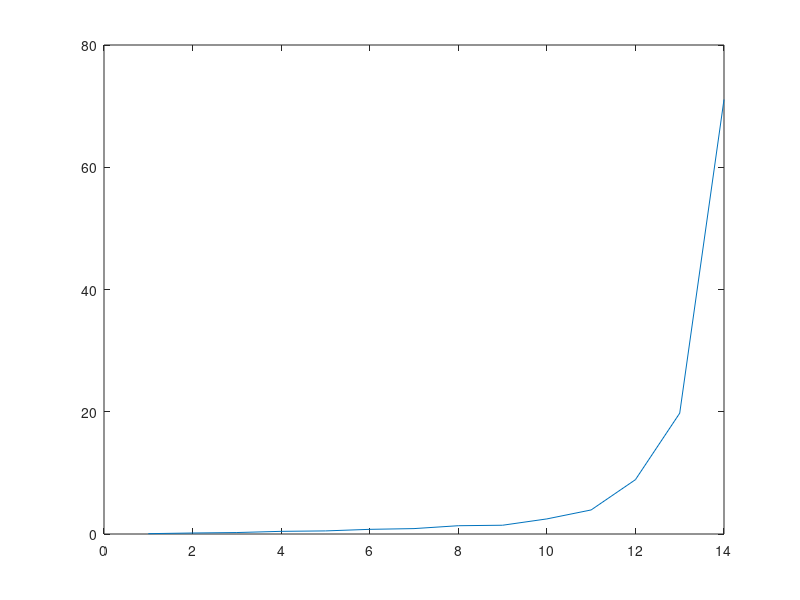

Write the MATLAB code that produced this figure. (Note: this script raises an error after producing the figure.)
clear; close all; clc;

dim_x = 2;
dim_u = 1;

ph = 0.1; % discrete time



%% original system generate data ==========================================

% xiA1 = [ 1; sin(x1)/x1 ];
EA1 = [1, ph; 2*ph, 0];
dim_xiA1 = 2;
% x1A2 = [1; x1; x1^2];
EA2 = [2*ph, 0, 0; 1-ph, 0, ph];
dim_xiA2 = 3;
dim_xiA = dim_xiA1+dim_xiA2;
% xiB1 = [1; abs(x1); abs(x2); exp(x1); exp(x2)];
EB1 = [ph, 0, ph, 0, 0; 0, 0, 0, ph, 0];
dim_xiB1 = 5;
dim_xiB = dim_xiB1;



trajt = 10;
n_s = 13;

euin = 1.3;  % bound of input
edis = 0.0064;  % bound of output noise

U0 = []; X0 = [];
X1 = []; D0 = [];
Dstate0 = zeros(dim_x, n_s, trajt); 
Dstate1 = Dstate0; 
Dinput0 = zeros(dim_u, n_s, trajt);
Ddistr0 = Dstate0;

for ij = 1:trajt
    us = (rand(dim_u, n_s)-0.5)*2* euin;
    xs = zeros(dim_x, n_s+1); xs(:,1) = 0.05*randn(2,1);
    ds = (rand(dim_x, n_s)-0.5)*2* edis;
    
    XIA = zeros(dim_xiA, n_s);
    XIB = zeros(dim_xiB, n_s);
    for it = 1:n_s
        Ax = [ 1+ph*sin(xs(1,it))/xs(1,it), ph*2; ph*2, 1-ph+ph*xs(1,it)^2];
        Bx = [ ph*(1+abs(xs(2,it))); ph*exp(xs(1,it)) ];
        xs(:,it+1) = Ax*xs(:,it) + Bx*us(:,it) + ds(:,it);
        
        x1t = xs(1,it); x2t = xs(2,it);
        xiA1 = [ 1; sin(x1t)/x1t ]; xiA2 = [ 1; x1t; x1t^2 ];
        XIA(:,it) = blkdiag(xiA1, xiA2)*xs(:,it);
        
        xiB1 = [1; abs(x1t); abs(x2t); exp(x1t); exp(x2t)];
        XIB(:,it) = xiB1*us(:,it);
    end
    X0 = [X0, XIA];
    U0 = [U0, XIB];
    X1 = [X1, xs(:,2:n_s+1)];
    D0 = [D0, ds(:,1:n_s)];
    Dstate0(:,:,ij) = xs(:,1:n_s);
    Dstate1(:,:,ij) = xs(:,2:n_s+1);
    Dinput0(:,:,ij) = us;
    Ddistr0(:,:,ij) = ds;
end

DATATEST = [EA1, EA2]*X0 +EB1*U0 + D0 - X1;
figure(1)
plot(xs(2,:));
% figure(2)
% plot(DATATEST(2,:));


dataA = [X0; U0]*[X0; U0]';
dataB = -X1*[X0; U0]';
% dataC = X1*X1'- edis^2*dim_x*length(D0);

THETAnoise = roundUpSignificant(max(svd(D0*D0')), 2);
disp("THETAnoise eig is " + THETAnoise);

dataC = X1*X1'- THETAnoise*eye(dim_x);

disp("min eig is " + min(eig(dataA)));





%% data from previous experiment ==========================================
load("Mdata/data_stabilization_09.mat");




%% data based controllers =================================================
close;

% set the domain: |x| <= rx
rx = 0.92; 

% XIA
xiA11 = 1;
xiA21_u = 1; xiA21_l = sin(rx)/rx;
xiA12 = 1;
xiA22_u = rx; xiA22_l = -rx;
xiA32_u = rx^2; xiA32_l = 0;
% XIB
xiB11 = 1;
xiB21_u = rx; xiB21_l = 0;
xiB31_u = rx; xiB31_l = 0;
xiB41_u = exp(rx); xiB41_l = exp(-rx);
xiB51_u = exp(rx); xiB51_l = exp(-rx);

% the set of barQ
barQ = funcBarQ(xiA11, xiA21_u,... 
                xiA21_l, xiA12, xiA22_u, xiA22_l, xiA32_u, xiA32_l,... 
                xiB11, xiB21_u, xiB21_l, xiB31_u, xiB31_l, xiB41_u, xiB41_l, xiB51_u, xiB51_l);




% solve sdp LMI
cvx_begin sdp % quiet
    variable epGa semidefinite;
    variable lyGa(dim_x,dim_x) semidefinite;
    variable kY(dim_u,dim_x);
    variable mu_l nonnegative;
    variable mu_u nonnegative;
    
    % epigraph form of  lambda_max(lyGa) - lambda_min(lyGa) - 0.1*epGa,
    % with mu_l <= lambda_min(lyGa) and mu_u >= lambda_max(lyGa)
    minimize( mu_u - mu_l - 0.1*epGa );

    subject to   
        for iv = 1:length(barQ)
            blockS = [ -lyGa-dataC,   zeros(dim_x),          dataB;
                       zeros(dim_x), -lyGa+epGa*eye(dim_x), -[lyGa;kY]'*barQ{iv}'; 
                       dataB',       -barQ{iv}*[lyGa;kY],   -dataA ];
            blockS <= 0;
        end
        epGa >= 0.00001; %0.00001;
        lyGa >= 0.0001 * eye(dim_x);
        lyGa >= mu_l * eye(dim_x);
        lyGa <= mu_u * eye(dim_x);
        
cvx_end

vK = kY/lyGa;

% region of attraction
roac = sqrt( maxEig(lyGa)*minEig(lyGa) / ( maxEig(lyGa)^2 - epGa*minEig(lyGa) ) );
roa  = min( 1, roac ) * rx;
disp("radius of ROA is " + roa);


% robustness parameters of (58): gammaAcl, bar gammaAcl, delta_x0, delta_w
rbst = funcRobustPara( rx, 0.01, 0.01*pi, [EA1, EA2], EB1, vK, barQ, ...
                       dataA, dataB, dataC, lyGa, epGa );






%% phase portrait =========================================================
xrr = 2; dx = xrr/10;
xbis = 0.8; ybis = -0.8; 
xleft = -xrr-xbis; xright = xrr-xbis;
yleft = -xrr-ybis; yright = xrr-ybis;
[x1, x2] = meshgrid(xleft:dx:xright, yleft:dx:yright);

Px1 = x1 + ph*sin(x1) + ph*2*x2 + ph*(1+abs(x2)).*(vK(1)*x1+vK(2)*x2) - x1;
Px2 = ph*2*x1 + (1-ph+ph*x1.^2).*x2 + ph*exp(x1).*(vK(1)*x1+vK(2)*x2) - x2;

figure('color', [1 1 1]);
set(gcf, 'Position', [100, 100, 400, 380], 'Renderer', 'Painters');

fill(cos(0:0.01*pi:2*pi)*roa, sin(0:0.01*pi:2*pi)*roa, 'r', 'FaceAlpha', 0.3, 'EdgeColor', 'none'); 

hold on;

quiver(x1, x2 ,Px1 ,Px2, 4); 

xlabel('$x_1$', 'Fontname', 'Times New Roman', 'Interpreter', 'latex', 'FontSize', 12);
ylabel('$x_2$', 'Fontname', 'Times New Roman', 'Interpreter', 'latex', 'FontSize', 12);
axis equal;
axis([xleft xright yleft yright]);
set(gca,'fontsize',12,'fontname','Times');

legend('$\mathcal{B}_{\bar{r}_0}$', ...
       '$(x_1^{+}\!\!-\!x_1 , x_2^{+}\!\!-\!x_2)$', ...
       'Fontname', 'Times New Roman', 'Interpreter', 'latex', 'FontSize', 12);




   

%% controller implementation ==============================================
ed = 0.1;
tn = 300; timeS = 0:1:tn;
xt = zeros(dim_x,tn+1); 
xt(:,1) = [-0.4, -0.4];
% disp("initial value is " + xt(1,1) + ", " + xt(2,1));
for ik  = 1:tn
    dt = (rand(dim_x,1)-0.5)*2*ed;
     
    Ax = [ 1+ph*sin(xt(1,ik))/xt(1,ik), ph*2; ph*2, 1-ph+ph*xt(1,ik)^2];
    Bx = [ ph*(1+abs(xt(2,ik))); ph*exp(xt(1,ik)) ];
    
    ut = vK*xt(:,ik);
    xt(:,ik+1) = Ax*xt(:,ik) + Bx*ut + dt;
end

figure('color', [1 1 1]);
set(gcf, 'Position', [100, 100, 500, 200]);
subplot(2,1,1);
plot(timeS, xt(1,:), 'K', 'LineWidth', 1); grid on;
ylabel('$x_1$', 'Fontname', 'Times New Roman','Interpreter', 'latex','FontSize',12);
set(gca,'fontsize',12,'fontname','Times');
set(gca,'position',[0.11 0.67 0.86 0.30]);
subplot(2,1,2);
plot(timeS, xt(2,:), 'K', 'LineWidth', 1); grid on;
set(gca,'fontsize',12,'fontname','Times');
xlabel('steps', 'Fontname', 'Times New Roman','FontSize',12);
ylabel('$x_2$', 'Fontname', 'Times New Roman','Interpreter', 'latex','FontSize',12);
set(gca,'position',[0.11 0.24 0.86 0.30]);









%% robustness parameters ==================================================
% Computes the quantities of (58) and Remark 1 by sampling x over B_r:
%   gAcl    : gamma_{Acl}    = max_{x in B_r} || A(x) + B(x)K ||      (58d)
%   gBarMat : bar gamma_{Acl} with max || [XiA(x); XiB(x)K] ||, i.e. the induced
%             norm of the map, since A(x)+B(x)K = [EA EB]*[XiA(x); XiB(x)K]
%   gBarVtx : max_{Q in barQ} || Q*[I; K] ||, a sampling-free upper bound of gBarMat
%             ([XiA(x); XiB(x)K] = Q(x)*[I; K] is linear in Q(x), the spectral norm
%             is convex, and Q(x) lies in conv(barQ) by (49)). Reported for reference
%             only: barQ over-approximates Q, so this value is valid but loose.
%   dx0     : delta_x0 of (58b)
%   dw      : delta_w of (58c), evaluated at gAcl
%   dwB     : delta_w of (58c), evaluated at gBarMat
function res = funcRobustPara( rx, dr, dth, EA, EB, vK, barQ, ...
                               dataA, dataB, dataC, lyGa, epGa )
% data-computable constant || Zc || + || Q^{1/2} || || A^{-1/2} ||  of (44b)
EA_EB = [EA, EB];
Zc = -dataB/dataA;
Qc = dataB/dataA*dataB' - dataC; Qc = (Qc+Qc')/2;
cst = norm(Zc) + sqrt(max(eig(Qc))) / sqrt(min(eig(dataA)));

gAcl = 0; gMat = 0;
for rs = dr:dr:rx
    for ts = 0:dth:2*pi-dth
        x1t = rs*cos(ts); x2t = rs*sin(ts);
        if abs(x1t) < 1e-12, sc1 = 1; else, sc1 = sin(x1t)/x1t; end
        XiA = blkdiag( [1; sc1], [1; x1t; x1t^2] );
        XiB = [1; abs(x1t); abs(x2t); exp(x1t); exp(x2t)];
        Acl = EA*XiA + EB*XiB*vK;
        gAcl = max( gAcl, norm(Acl) );
        gMat = max( gMat, norm( [XiA; XiB*vK] ) );
    end
end

% vertex bound over barQ, no sampling involved
IK = [eye(size(vK,2)); vK];
gVtx = 0;
for iv = 1:length(barQ)
    gVtx = max( gVtx, norm( barQ{iv}*IK ) );
end

lmax = max(eig(lyGa)); lmin = min(eig(lyGa));
dx0  = ( 2*lmax^2 - epGa*lmin ) / ( 2*lmin*lmax );
dwf  = @(g) ( 4*g^2*lmax^5 + 2*epGa*lmin*lmax^3 ) / ( epGa^2*lmin^3 );

res = struct( 'gAcl', gAcl, 'gBarMat', cst*gMat, 'gBarVtx', cst*gVtx, ...
              'cst', cst, ...
              'dx0', dx0, 'dw', dwf(gAcl), 'dwB', dwf(cst*gMat) );

disp("norm of [EA EB] is " + norm(EA_EB) + ", data-driven constant is " + res.cst);
disp("gamma_Acl is " + res.gAcl);
disp("bar gamma_Acl (sampled, induced norm) is " + res.gBarMat);
disp("bar gamma_Acl (vertices of barQ, loose) is " + res.gBarVtx);
disp("delta_x0 is " + res.dx0);
disp("delta_w is " + res.dw + " with gamma_Acl, " + res.dwB + " with bar gamma_Acl");
end




%% useful fuction =========================================================
function e_max = maxEig( MatrixSym )
    e_max = max(eig(MatrixSym));
end

function e_min = minEig( MatrixSym )
    e_min = min(eig(MatrixSym));
end

function y = roundUpSignificant(x, n)
    magnitude = 10.^floor(log10(abs(x)) - n + 1);
    y = ceil(x ./ magnitude) .* magnitude;
    y(x == 0) = 0; 
end

function BarQ = funcBarQ(xiA11, xiA21_u,... 
                         xiA21_l, xiA12, xiA22_u, xiA22_l, xiA32_u, xiA32_l,... 
                         xiB11, xiB21_u, xiB21_l, xiB31_u, xiB31_l, xiB41_u, xiB41_l, xiB51_u, xiB51_l)
BarQ = {
    blkdiag( [xiA11; xiA21_u], [xiA12; xiA22_u; xiA32_u], [xiB11; xiB21_u; xiB31_u; xiB41_u; xiB51_u] );
    blkdiag( [xiA11; xiA21_l], [xiA12; xiA22_u; xiA32_u], [xiB11; xiB21_u; xiB31_u; xiB41_u; xiB51_u] );
    blkdiag( [xiA11; xiA21_u], [xiA12; xiA22_l; xiA32_u], [xiB11; xiB21_u; xiB31_u; xiB41_u; xiB51_u] );
    blkdiag( [xiA11; xiA21_l], [xiA12; xiA22_l; xiA32_u], [xiB11; xiB21_u; xiB31_u; xiB41_u; xiB51_u] );
    blkdiag( [xiA11; xiA21_u], [xiA12; xiA22_u; xiA32_l], [xiB11; xiB21_u; xiB31_u; xiB41_u; xiB51_u] );
    blkdiag( [xiA11; xiA21_l], [xiA12; xiA22_u; xiA32_l], [xiB11; xiB21_u; xiB31_u; xiB41_u; xiB51_u] );
    blkdiag( [xiA11; xiA21_u], [xiA12; xiA22_l; xiA32_l], [xiB11; xiB21_u; xiB31_u; xiB41_u; xiB51_u] );
    blkdiag( [xiA11; xiA21_l], [xiA12; xiA22_l; xiA32_l], [xiB11; xiB21_u; xiB31_u; xiB41_u; xiB51_u] );
    blkdiag( [xiA11; xiA21_u], [xiA12; xiA22_u; xiA32_u], [xiB11; xiB21_l; xiB31_u; xiB41_u; xiB51_u] );
    blkdiag( [xiA11; xiA21_l], [xiA12; xiA22_u; xiA32_u], [xiB11; xiB21_l; xiB31_u; xiB41_u; xiB51_u] );
    blkdiag( [xiA11; xiA21_u], [xiA12; xiA22_l; xiA32_u], [xiB11; xiB21_l; xiB31_u; xiB41_u; xiB51_u] );
    blkdiag( [xiA11; xiA21_l], [xiA12; xiA22_l; xiA32_u], [xiB11; xiB21_l; xiB31_u; xiB41_u; xiB51_u] );
    blkdiag( [xiA11; xiA21_u], [xiA12; xiA22_u; xiA32_l], [xiB11; xiB21_l; xiB31_u; xiB41_u; xiB51_u] );
    blkdiag( [xiA11; xiA21_l], [xiA12; xiA22_u; xiA32_l], [xiB11; xiB21_l; xiB31_u; xiB41_u; xiB51_u] );
    blkdiag( [xiA11; xiA21_u], [xiA12; xiA22_l; xiA32_l], [xiB11; xiB21_l; xiB31_u; xiB41_u; xiB51_u] );
    blkdiag( [xiA11; xiA21_l], [xiA12; xiA22_l; xiA32_l], [xiB11; xiB21_l; xiB31_u; xiB41_u; xiB51_u] );
    blkdiag( [xiA11; xiA21_u], [xiA12; xiA22_u; xiA32_u], [xiB11; xiB21_u; xiB31_l; xiB41_u; xiB51_u] );
    blkdiag( [xiA11; xiA21_l], [xiA12; xiA22_u; xiA32_u], [xiB11; xiB21_u; xiB31_l; xiB41_u; xiB51_u] );
    blkdiag( [xiA11; xiA21_u], [xiA12; xiA22_l; xiA32_u], [xiB11; xiB21_u; xiB31_l; xiB41_u; xiB51_u] );
    blkdiag( [xiA11; xiA21_l], [xiA12; xiA22_l; xiA32_u], [xiB11; xiB21_u; xiB31_l; xiB41_u; xiB51_u] );
    blkdiag( [xiA11; xiA21_u], [xiA12; xiA22_u; xiA32_l], [xiB11; xiB21_u; xiB31_l; xiB41_u; xiB51_u] );
    blkdiag( [xiA11; xiA21_l], [xiA12; xiA22_u; xiA32_l], [xiB11; xiB21_u; xiB31_l; xiB41_u; xiB51_u] );
    blkdiag( [xiA11; xiA21_u], [xiA12; xiA22_l; xiA32_l], [xiB11; xiB21_u; xiB31_l; xiB41_u; xiB51_u] );
    blkdiag( [xiA11; xiA21_l], [xiA12; xiA22_l; xiA32_l], [xiB11; xiB21_u; xiB31_l; xiB41_u; xiB51_u] );
    blkdiag( [xiA11; xiA21_u], [xiA12; xiA22_u; xiA32_u], [xiB11; xiB21_l; xiB31_l; xiB41_u; xiB51_u] );
    blkdiag( [xiA11; xiA21_l], [xiA12; xiA22_u; xiA32_u], [xiB11; xiB21_l; xiB31_l; xiB41_u; xiB51_u] );
    blkdiag( [xiA11; xiA21_u], [xiA12; xiA22_l; xiA32_u], [xiB11; xiB21_l; xiB31_l; xiB41_u; xiB51_u] );
    blkdiag( [xiA11; xiA21_l], [xiA12; xiA22_l; xiA32_u], [xiB11; xiB21_l; xiB31_l; xiB41_u; xiB51_u] );
    blkdiag( [xiA11; xiA21_u], [xiA12; xiA22_u; xiA32_l], [xiB11; xiB21_l; xiB31_l; xiB41_u; xiB51_u] );
    blkdiag( [xiA11; xiA21_l], [xiA12; xiA22_u; xiA32_l], [xiB11; xiB21_l; xiB31_l; xiB41_u; xiB51_u] );
    blkdiag( [xiA11; xiA21_u], [xiA12; xiA22_l; xiA32_l], [xiB11; xiB21_l; xiB31_l; xiB41_u; xiB51_u] );
    blkdiag( [xiA11; xiA21_l], [xiA12; xiA22_l; xiA32_l], [xiB11; xiB21_l; xiB31_l; xiB41_u; xiB51_u] );
    blkdiag( [xiA11; xiA21_u], [xiA12; xiA22_u; xiA32_u], [xiB11; xiB21_u; xiB31_u; xiB41_l; xiB51_u] );
    blkdiag( [xiA11; xiA21_l], [xiA12; xiA22_u; xiA32_u], [xiB11; xiB21_u; xiB31_u; xiB41_l; xiB51_u] );
    blkdiag( [xiA11; xiA21_u], [xiA12; xiA22_l; xiA32_u], [xiB11; xiB21_u; xiB31_u; xiB41_l; xiB51_u] );
    blkdiag( [xiA11; xiA21_l], [xiA12; xiA22_l; xiA32_u], [xiB11; xiB21_u; xiB31_u; xiB41_l; xiB51_u] );
    blkdiag( [xiA11; xiA21_u], [xiA12; xiA22_u; xiA32_l], [xiB11; xiB21_u; xiB31_u; xiB41_l; xiB51_u] );
    blkdiag( [xiA11; xiA21_l], [xiA12; xiA22_u; xiA32_l], [xiB11; xiB21_u; xiB31_u; xiB41_l; xiB51_u] );
    blkdiag( [xiA11; xiA21_u], [xiA12; xiA22_l; xiA32_l], [xiB11; xiB21_u; xiB31_u; xiB41_l; xiB51_u] );
    blkdiag( [xiA11; xiA21_l], [xiA12; xiA22_l; xiA32_l], [xiB11; xiB21_u; xiB31_u; xiB41_l; xiB51_u] );
    blkdiag( [xiA11; xiA21_u], [xiA12; xiA22_u; xiA32_u], [xiB11; xiB21_l; xiB31_u; xiB41_l; xiB51_u] );
    blkdiag( [xiA11; xiA21_l], [xiA12; xiA22_u; xiA32_u], [xiB11; xiB21_l; xiB31_u; xiB41_l; xiB51_u] );
    blkdiag( [xiA11; xiA21_u], [xiA12; xiA22_l; xiA32_u], [xiB11; xiB21_l; xiB31_u; xiB41_l; xiB51_u] );
    blkdiag( [xiA11; xiA21_l], [xiA12; xiA22_l; xiA32_u], [xiB11; xiB21_l; xiB31_u; xiB41_l; xiB51_u] );
    blkdiag( [xiA11; xiA21_u], [xiA12; xiA22_u; xiA32_l], [xiB11; xiB21_l; xiB31_u; xiB41_l; xiB51_u] );
    blkdiag( [xiA11; xiA21_l], [xiA12; xiA22_u; xiA32_l], [xiB11; xiB21_l; xiB31_u; xiB41_l; xiB51_u] );
    blkdiag( [xiA11; xiA21_u], [xiA12; xiA22_l; xiA32_l], [xiB11; xiB21_l; xiB31_u; xiB41_l; xiB51_u] );
    blkdiag( [xiA11; xiA21_l], [xiA12; xiA22_l; xiA32_l], [xiB11; xiB21_l; xiB31_u; xiB41_l; xiB51_u] );
    blkdiag( [xiA11; xiA21_u], [xiA12; xiA22_u; xiA32_u], [xiB11; xiB21_u; xiB31_l; xiB41_l; xiB51_u] );
    blkdiag( [xiA11; xiA21_l], [xiA12; xiA22_u; xiA32_u], [xiB11; xiB21_u; xiB31_l; xiB41_l; xiB51_u] );
    blkdiag( [xiA11; xiA21_u], [xiA12; xiA22_l; xiA32_u], [xiB11; xiB21_u; xiB31_l; xiB41_l; xiB51_u] );
    blkdiag( [xiA11; xiA21_l], [xiA12; xiA22_l; xiA32_u], [xiB11; xiB21_u; xiB31_l; xiB41_l; xiB51_u] );
    blkdiag( [xiA11; xiA21_u], [xiA12; xiA22_u; xiA32_l], [xiB11; xiB21_u; xiB31_l; xiB41_l; xiB51_u] );
    blkdiag( [xiA11; xiA21_l], [xiA12; xiA22_u; xiA32_l], [xiB11; xiB21_u; xiB31_l; xiB41_l; xiB51_u] );
    blkdiag( [xiA11; xiA21_u], [xiA12; xiA22_l; xiA32_l], [xiB11; xiB21_u; xiB31_l; xiB41_l; xiB51_u] );
    blkdiag( [xiA11; xiA21_l], [xiA12; xiA22_l; xiA32_l], [xiB11; xiB21_u; xiB31_l; xiB41_l; xiB51_u] );
    blkdiag( [xiA11; xiA21_u], [xiA12; xiA22_u; xiA32_u], [xiB11; xiB21_l; xiB31_l; xiB41_l; xiB51_u] );
    blkdiag( [xiA11; xiA21_l], [xiA12; xiA22_u; xiA32_u], [xiB11; xiB21_l; xiB31_l; xiB41_l; xiB51_u] );
    blkdiag( [xiA11; xiA21_u], [xiA12; xiA22_l; xiA32_u], [xiB11; xiB21_l; xiB31_l; xiB41_l; xiB51_u] );
    blkdiag( [xiA11; xiA21_l], [xiA12; xiA22_l; xiA32_u], [xiB11; xiB21_l; xiB31_l; xiB41_l; xiB51_u] );
    blkdiag( [xiA11; xiA21_u], [xiA12; xiA22_u; xiA32_l], [xiB11; xiB21_l; xiB31_l; xiB41_l; xiB51_u] );
    blkdiag( [xiA11; xiA21_l], [xiA12; xiA22_u; xiA32_l], [xiB11; xiB21_l; xiB31_l; xiB41_l; xiB51_u] );
    blkdiag( [xiA11; xiA21_u], [xiA12; xiA22_l; xiA32_l], [xiB11; xiB21_l; xiB31_l; xiB41_l; xiB51_u] );
    blkdiag( [xiA11; xiA21_l], [xiA12; xiA22_l; xiA32_l], [xiB11; xiB21_l; xiB31_l; xiB41_l; xiB51_u] );
    blkdiag( [xiA11; xiA21_u], [xiA12; xiA22_u; xiA32_u], [xiB11; xiB21_u; xiB31_u; xiB41_u; xiB51_l] );
    blkdiag( [xiA11; xiA21_l], [xiA12; xiA22_u; xiA32_u], [xiB11; xiB21_u; xiB31_u; xiB41_u; xiB51_l] );
    blkdiag( [xiA11; xiA21_u], [xiA12; xiA22_l; xiA32_u], [xiB11; xiB21_u; xiB31_u; xiB41_u; xiB51_l] );
    blkdiag( [xiA11; xiA21_l], [xiA12; xiA22_l; xiA32_u], [xiB11; xiB21_u; xiB31_u; xiB41_u; xiB51_l] );
    blkdiag( [xiA11; xiA21_u], [xiA12; xiA22_u; xiA32_l], [xiB11; xiB21_u; xiB31_u; xiB41_u; xiB51_l] );
    blkdiag( [xiA11; xiA21_l], [xiA12; xiA22_u; xiA32_l], [xiB11; xiB21_u; xiB31_u; xiB41_u; xiB51_l] );
    blkdiag( [xiA11; xiA21_u], [xiA12; xiA22_l; xiA32_l], [xiB11; xiB21_u; xiB31_u; xiB41_u; xiB51_l] );
    blkdiag( [xiA11; xiA21_l], [xiA12; xiA22_l; xiA32_l], [xiB11; xiB21_u; xiB31_u; xiB41_u; xiB51_l] );
    blkdiag( [xiA11; xiA21_u], [xiA12; xiA22_u; xiA32_u], [xiB11; xiB21_l; xiB31_u; xiB41_u; xiB51_l] );
    blkdiag( [xiA11; xiA21_l], [xiA12; xiA22_u; xiA32_u], [xiB11; xiB21_l; xiB31_u; xiB41_u; xiB51_l] );
    blkdiag( [xiA11; xiA21_u], [xiA12; xiA22_l; xiA32_u], [xiB11; xiB21_l; xiB31_u; xiB41_u; xiB51_l] );
    blkdiag( [xiA11; xiA21_l], [xiA12; xiA22_l; xiA32_u], [xiB11; xiB21_l; xiB31_u; xiB41_u; xiB51_l] );
    blkdiag( [xiA11; xiA21_u], [xiA12; xiA22_u; xiA32_l], [xiB11; xiB21_l; xiB31_u; xiB41_u; xiB51_l] );
    blkdiag( [xiA11; xiA21_l], [xiA12; xiA22_u; xiA32_l], [xiB11; xiB21_l; xiB31_u; xiB41_u; xiB51_l] );
    blkdiag( [xiA11; xiA21_u], [xiA12; xiA22_l; xiA32_l], [xiB11; xiB21_l; xiB31_u; xiB41_u; xiB51_l] );
    blkdiag( [xiA11; xiA21_l], [xiA12; xiA22_l; xiA32_l], [xiB11; xiB21_l; xiB31_u; xiB41_u; xiB51_l] );
    blkdiag( [xiA11; xiA21_u], [xiA12; xiA22_u; xiA32_u], [xiB11; xiB21_u; xiB31_l; xiB41_u; xiB51_l] );
    blkdiag( [xiA11; xiA21_l], [xiA12; xiA22_u; xiA32_u], [xiB11; xiB21_u; xiB31_l; xiB41_u; xiB51_l] );
    blkdiag( [xiA11; xiA21_u], [xiA12; xiA22_l; xiA32_u], [xiB11; xiB21_u; xiB31_l; xiB41_u; xiB51_l] );
    blkdiag( [xiA11; xiA21_l], [xiA12; xiA22_l; xiA32_u], [xiB11; xiB21_u; xiB31_l; xiB41_u; xiB51_l] );
    blkdiag( [xiA11; xiA21_u], [xiA12; xiA22_u; xiA32_l], [xiB11; xiB21_u; xiB31_l; xiB41_u; xiB51_l] );
    blkdiag( [xiA11; xiA21_l], [xiA12; xiA22_u; xiA32_l], [xiB11; xiB21_u; xiB31_l; xiB41_u; xiB51_l] );
    blkdiag( [xiA11; xiA21_u], [xiA12; xiA22_l; xiA32_l], [xiB11; xiB21_u; xiB31_l; xiB41_u; xiB51_l] );
    blkdiag( [xiA11; xiA21_l], [xiA12; xiA22_l; xiA32_l], [xiB11; xiB21_u; xiB31_l; xiB41_u; xiB51_l] );
    blkdiag( [xiA11; xiA21_u], [xiA12; xiA22_u; xiA32_u], [xiB11; xiB21_l; xiB31_l; xiB41_u; xiB51_l] );
    blkdiag( [xiA11; xiA21_l], [xiA12; xiA22_u; xiA32_u], [xiB11; xiB21_l; xiB31_l; xiB41_u; xiB51_l] );
    blkdiag( [xiA11; xiA21_u], [xiA12; xiA22_l; xiA32_u], [xiB11; xiB21_l; xiB31_l; xiB41_u; xiB51_l] );
    blkdiag( [xiA11; xiA21_l], [xiA12; xiA22_l; xiA32_u], [xiB11; xiB21_l; xiB31_l; xiB41_u; xiB51_l] );
    blkdiag( [xiA11; xiA21_u], [xiA12; xiA22_u; xiA32_l], [xiB11; xiB21_l; xiB31_l; xiB41_u; xiB51_l] );
    blkdiag( [xiA11; xiA21_l], [xiA12; xiA22_u; xiA32_l], [xiB11; xiB21_l; xiB31_l; xiB41_u; xiB51_l] );
    blkdiag( [xiA11; xiA21_u], [xiA12; xiA22_l; xiA32_l], [xiB11; xiB21_l; xiB31_l; xiB41_u; xiB51_l] );
    blkdiag( [xiA11; xiA21_l], [xiA12; xiA22_l; xiA32_l], [xiB11; xiB21_l; xiB31_l; xiB41_u; xiB51_l] );
    blkdiag( [xiA11; xiA21_u], [xiA12; xiA22_u; xiA32_u], [xiB11; xiB21_u; xiB31_u; xiB41_l; xiB51_l] );
    blkdiag( [xiA11; xiA21_l], [xiA12; xiA22_u; xiA32_u], [xiB11; xiB21_u; xiB31_u; xiB41_l; xiB51_l] );
    blkdiag( [xiA11; xiA21_u], [xiA12; xiA22_l; xiA32_u], [xiB11; xiB21_u; xiB31_u; xiB41_l; xiB51_l] );
    blkdiag( [xiA11; xiA21_l], [xiA12; xiA22_l; xiA32_u], [xiB11; xiB21_u; xiB31_u; xiB41_l; xiB51_l] );
    blkdiag( [xiA11; xiA21_u], [xiA12; xiA22_u; xiA32_l], [xiB11; xiB21_u; xiB31_u; xiB41_l; xiB51_l] );
    blkdiag( [xiA11; xiA21_l], [xiA12; xiA22_u; xiA32_l], [xiB11; xiB21_u; xiB31_u; xiB41_l; xiB51_l] );
    blkdiag( [xiA11; xiA21_u], [xiA12; xiA22_l; xiA32_l], [xiB11; xiB21_u; xiB31_u; xiB41_l; xiB51_l] );
    blkdiag( [xiA11; xiA21_l], [xiA12; xiA22_l; xiA32_l], [xiB11; xiB21_u; xiB31_u; xiB41_l; xiB51_l] );
    blkdiag( [xiA11; xiA21_u], [xiA12; xiA22_u; xiA32_u], [xiB11; xiB21_l; xiB31_u; xiB41_l; xiB51_l] );
    blkdiag( [xiA11; xiA21_l], [xiA12; xiA22_u; xiA32_u], [xiB11; xiB21_l; xiB31_u; xiB41_l; xiB51_l] );
    blkdiag( [xiA11; xiA21_u], [xiA12; xiA22_l; xiA32_u], [xiB11; xiB21_l; xiB31_u; xiB41_l; xiB51_l] );
    blkdiag( [xiA11; xiA21_l], [xiA12; xiA22_l; xiA32_u], [xiB11; xiB21_l; xiB31_u; xiB41_l; xiB51_l] );
    blkdiag( [xiA11; xiA21_u], [xiA12; xiA22_u; xiA32_l], [xiB11; xiB21_l; xiB31_u; xiB41_l; xiB51_l] );
    blkdiag( [xiA11; xiA21_l], [xiA12; xiA22_u; xiA32_l], [xiB11; xiB21_l; xiB31_u; xiB41_l; xiB51_l] );
    blkdiag( [xiA11; xiA21_u], [xiA12; xiA22_l; xiA32_l], [xiB11; xiB21_l; xiB31_u; xiB41_l; xiB51_l] );
    blkdiag( [xiA11; xiA21_l], [xiA12; xiA22_l; xiA32_l], [xiB11; xiB21_l; xiB31_u; xiB41_l; xiB51_l] );
    blkdiag( [xiA11; xiA21_u], [xiA12; xiA22_u; xiA32_u], [xiB11; xiB21_u; xiB31_l; xiB41_l; xiB51_l] );
    blkdiag( [xiA11; xiA21_l], [xiA12; xiA22_u; xiA32_u], [xiB11; xiB21_u; xiB31_l; xiB41_l; xiB51_l] );
    blkdiag( [xiA11; xiA21_u], [xiA12; xiA22_l; xiA32_u], [xiB11; xiB21_u; xiB31_l; xiB41_l; xiB51_l] );
    blkdiag( [xiA11; xiA21_l], [xiA12; xiA22_l; xiA32_u], [xiB11; xiB21_u; xiB31_l; xiB41_l; xiB51_l] );
    blkdiag( [xiA11; xiA21_u], [xiA12; xiA22_u; xiA32_l], [xiB11; xiB21_u; xiB31_l; xiB41_l; xiB51_l] );
    blkdiag( [xiA11; xiA21_l], [xiA12; xiA22_u; xiA32_l], [xiB11; xiB21_u; xiB31_l; xiB41_l; xiB51_l] );
    blkdiag( [xiA11; xiA21_u], [xiA12; xiA22_l; xiA32_l], [xiB11; xiB21_u; xiB31_l; xiB41_l; xiB51_l] );
    blkdiag( [xiA11; xiA21_l], [xiA12; xiA22_l; xiA32_l], [xiB11; xiB21_u; xiB31_l; xiB41_l; xiB51_l] );
    blkdiag( [xiA11; xiA21_u], [xiA12; xiA22_u; xiA32_u], [xiB11; xiB21_l; xiB31_l; xiB41_l; xiB51_l] );
    blkdiag( [xiA11; xiA21_l], [xiA12; xiA22_u; xiA32_u], [xiB11; xiB21_l; xiB31_l; xiB41_l; xiB51_l] );
    blkdiag( [xiA11; xiA21_u], [xiA12; xiA22_l; xiA32_u], [xiB11; xiB21_l; xiB31_l; xiB41_l; xiB51_l] );
    blkdiag( [xiA11; xiA21_l], [xiA12; xiA22_l; xiA32_u], [xiB11; xiB21_l; xiB31_l; xiB41_l; xiB51_l] );
    blkdiag( [xiA11; xiA21_u], [xiA12; xiA22_u; xiA32_l], [xiB11; xiB21_l; xiB31_l; xiB41_l; xiB51_l] );
    blkdiag( [xiA11; xiA21_l], [xiA12; xiA22_u; xiA32_l], [xiB11; xiB21_l; xiB31_l; xiB41_l; xiB51_l] );
    blkdiag( [xiA11; xiA21_u], [xiA12; xiA22_l; xiA32_l], [xiB11; xiB21_l; xiB31_l; xiB41_l; xiB51_l] );
    blkdiag( [xiA11; xiA21_l], [xiA12; xiA22_l; xiA32_l], [xiB11; xiB21_l; xiB31_l; xiB41_l; xiB51_l] )
};
end
